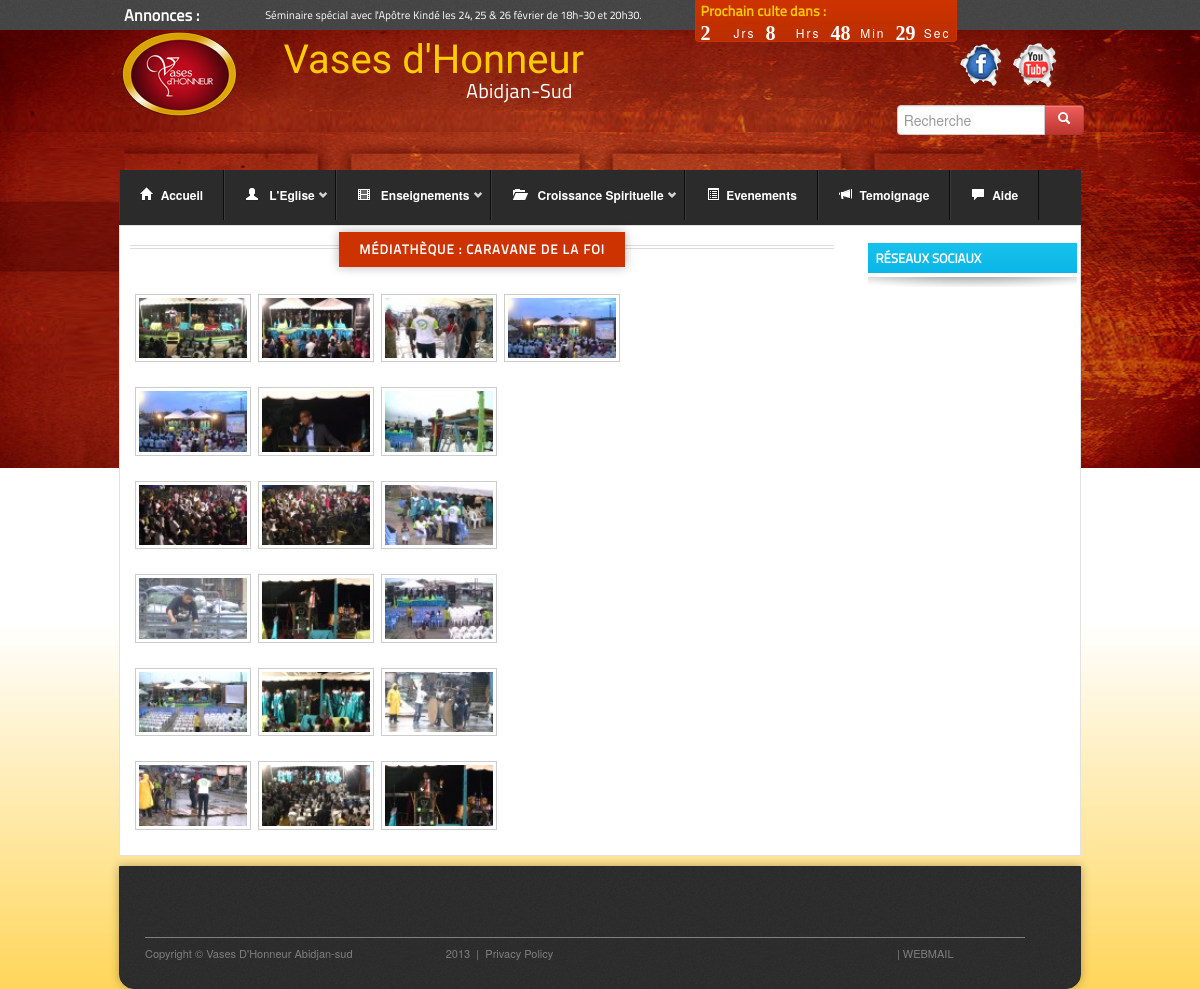
/gallerie_details.php?id=2, run on the app's committed database.
### tables this page shows
CREATE TABLE IF NOT EXISTS `articles` (
  `idArticle` int(11) NOT NULL AUTO_INCREMENT,
  `titreArticle` varchar(255) DEFAULT NULL,
  `contenuArticle` longtext,
  `autheur` varchar(45) DEFAULT NULL,
  `dateArticle` varchar(45) DEFAULT NULL,
  `postName` varchar(155) DEFAULT NULL,
  `mediaArticle` varchar(45) DEFAULT NULL,
  `categories_idCategorie` int(11) NOT NULL,
  `statuts_idStatut` int(11) NOT NULL,
  `idLangues` int(11) NOT NULL,
  `extrait` text NOT NULL,
  PRIMARY KEY (`idArticle`),
  KEY `fk_articles_categories1_idx` (`categories_idCategorie`),
  KEY `fk_articles_statuts1_idx` (`statuts_idStatut`)
);

CREATE TABLE IF NOT EXISTS `medias` (
  `idMedia` int(11) NOT NULL AUTO_INCREMENT,
  `thematique` varchar(45) DEFAULT NULL,
  `dateCreation` varchar(45) DEFAULT NULL,
  `autheur` varchar(45) DEFAULT NULL,
  `titreMedia` varchar(45) DEFAULT NULL,
  `description` text,
  `liensMedia` varchar(255) DEFAULT NULL,
  `typeMedia_idTypeMedia` int(11) NOT NULL,
  `chemin` varchar(255) NOT NULL,
  `duree` varchar(5) NOT NULL,
  `categorie` int(11) NOT NULL,
  `vignette` varchar(300) NOT NULL,
  PRIMARY KEY (`idMedia`),
  KEY `fk_medias_typeMedia1_idx` (`typeMedia_idTypeMedia`)
);

### required/class/mysql.class.php (called while the page is built, shortened)
<?php
	class MysqlConnect
	{
		public function Connecter()
		{
			if($this->connex = mysql_connect(self::SERVER,self::USER,self::PWD)){
				if($this->tb = mysql_select_db(self::DB,$this->connex)){
					return true;
				}else{
					return mysql_error();
				}
			}else{
				return mysql_error();
			}
		}
	}
?>

### required/class/cms.class.php (called while the page is built, shortened)
<?php
	require_once('mysql.class.php');
	class MyCms extends MysqlConnect{
		public $erreurs;
		public function __construct(){
			$this->erreurs = array(
									0=>"Connexion impossible au serveur de base de données",
									1=>"Paramètre vide",
									2=>"Les données que vous avez demandé n'ont pas été trouvé.",
									3=>"Aucune donnée à afficher"
							);
		}
		public function Secure($data){
			return mysql_real_escape_string(htmlentities($data));
		}
			public function CatArticle($categorie,$limite,$ordre="DESC"){
			if($limite!=0 and !empty($categorie) and strlen($categorie)>0){
				if($this->Connecter()){
					$sel = 'SELECT * FROM view_articles WHERE categorieterms = "'.$this->Secure($categorie).'" AND statut LIKE "%publie%" ORDER BY idArticle '.$this->Secure($ordre).' LIMIT '.$this->Secure($limite);
					$rep = mysql_query($sel) or exit(mysql_error());
					$n = mysql_num_rows($rep);
					if($n!=0){
						$articles = array();
						$i=0;
						while($article = mysql_fetch_array($rep)){
							$articles[$i] = $article;
							$i++;
						}
						return $articles;
					}
				}else{
					return $this->erreurs[0];
				}
			}else{
				return $this->erreurs[3];
			}
		}
			public function SelectMedia($id,$limite,$ordre="DESC"){
			if($limite!=0 and !empty($id) and strlen($id)>0){
				if($this->Connecter()){
					$sel = 'SELECT * FROM medias WHERE idMedia = "'.$this->Secure($id).'" ORDER BY idMedia '.$this->Secure($ordre).' LIMIT '.$this->Secure($limite);
					$rep = mysql_query($sel) or exit(mysql_error());
					$n = mysql_num_rows($rep);
					if($n!=0){
						$articles = array();
						$i=0;
						while($article = mysql_fetch_array($rep)){
							$articles[$i] = $article;
							$i++;
						}
						return $articles;
					}
				}else{
					return $this->erreurs[0];
				}
			}else{
				return $this->erreurs[3];
			}
		}
	}

### gallerie_details.php (the view, shortened to what this page needs)
<!DOCTYPE html>
 <html class="no-js">
    <head>
         <link rel="stylesheet" type="text/css" media="screen" href="css/all.css" />
        <link rel="stylesheet" type="text/css" media="screen" href="css/scrollbar.css" />
        <link rel="stylesheet" type="text/css" href="css/sliderkit-site.css" media="screen, projection" />
        <link rel="stylesheet" type="text/css" href="css/sliderkit-demos.css" media="screen, projection" />
        <link rel="stylesheet" type="text/css" href="css/sliderkit-core.css" media="screen, projection" />
        <link rel="stylesheet" type="text/css" href="css/livecount.css" media="screen, projection" />
        <link rel="stylesheet" type="text/css" href="css/jquery.fancybox.css" media="screen, projection" />
        <link href="css/framework2.css" rel="stylesheet" media="screen">
        <link href="css/framework-responsive2.css" rel="stylesheet" media="screen">
    </head>
    <body>
        <?php require_once('required/class/queries.class.php'); ?>
        <?php require_once('required/class/cms.class.php'); ?>
        <div class="top-wrap">
            <div class="row-fluid">
               <div class="container all">
                  <header>
                        <?php require_once('include/page/header.php'); ?>
                  </header>
                  <section class="wrapper">
                        <?php require_once('include/page/menu.php'); ?>
                  </section>
                 <section class="wrapper">
                      <div class="content_wrap">
                         <div class="row-fluid">
                            <div class="span9">
                                  <div class="row-fluid">
                                  <?php
                                   $ListCatEvent = new MyCms;
                                      if(isset($_GET['id'])){
                                                     $list=$ListCatEvent->SelectMedia($_GET['id'],1,"DESC");
                                        }
                                   ?>
                                    <div class="heading2 span12">
                                          <h2><span>Médiathèque : <?php echo $list[0]['titreMedia']; ?> </span></h2>
                                    </div>
                                 </div>
                                 <div class="row-fluid">
                                           <?php
                                                if(isset($_GET['id'])){
                                                     $list=$ListCatEvent->SelectMedia($_GET['id'],1,"DESC");
                                                     $rep= $list[0]['chemin'];
                                                     $images=glob('myadmin/upload/'.$rep.'/*.{jpg,png,gif}', GLOB_BRACE);
                                                     $images_mini=glob('myadmin/upload/.thumbs/'.$rep.'/*.{jpg,png,gif}', GLOB_BRACE);
                                                        for ($i=0; $i < sizeof($images); $i++) {
                                                            if($i==0){
                                                             echo "<ul class='fancy_gallerie'>";
                                                              echo '<li><a class="fancybox" rel="gallery" href="'.$images[$i].'"><img src="'.$images_mini[$i].'" alt="" class="contour"></a></li>';
                                                            }else if ($i== sizeof($images)-1) {
                                                               echo '<li><a class="fancybox" rel="gallery" href="'.$images[$i].'"><img src="'.$images_mini[$i].'" alt="" class="contour"></a></li>';
                                                               echo '</ul>';
                                                            }elseif ($i%3 == 0) {
                                                              echo '<li><a class="fancybox" rel="gallery" href="'.$images[$i].'"><img src="'.$images_mini[$i].'" alt="" class="contour"></a></li>';
                                                               echo '</ul>';
                                                               echo '<ul class="fancy_gallerie">';
                                                            }
                                                            else{
                                                                echo '<li><a class="fancybox" rel="gallery" href="'.$images[$i].'"><img src="'.$images_mini[$i].'" alt="" class="contour"></a></li>';
                                                            }
                                                        }
                                                }
                                           ?>
                                  </div>
                            </div>
                                <div class="span3">
                                     <div class="row-fluid line1">
                                            <div class="span12 social">
                                            <h2 class="titre bleu">Réseaux Sociaux</h2>
                                            <div class="bg_menus"></div>
                                            </div>
                                      </div>
                                </div>
                         </div>
                      </div>
                 </section>
              </div>
            </div>
        </div>
                  <?php require_once('include/page/footer.php'); ?>
    </body>
</html>

### include/page/header.php
                   <div class="row-fluid">
                    	<div class="navbar-fixed-top">
                               <div id="top-bar">
                            		<div class="container">
                            		   <div class="span7 news">
                                                   <div class="sliderkit newslider-minimal">
                                                      <div class="span3"> <div class="sliderkit-legend"> Annonces : </div></div>
                                                      <div class="span9 ">
                                                      <?php
                                                               $ListArticle = new MyCms;
                                                               $news = $ListArticle->CatArticle('annonces',10,"DESC");
                                                           echo '<div class="sliderkit-panels">';
                                                           for ($i=0; $i < sizeof($news); $i++) {
                                                                echo'
                                                             <div class="sliderkit-panel regular">
                                                               <a href="#" title="[link title]">'.utf8_encode( ucfirst(html_entity_decode($news[$i]['contenuArticle']))).'</a>
                                                             </div>';
                                                           }
                                                         echo '</div>';
                                                        ?>
                                                       </div>
                                                   </div>
                  					   </div>
                  					   <div class="span5">
                  					   			<div class="live_countdown  visible-desktop" id="jsHeaderCountdown">
				 <div class="countdown_dash">
                                                           <span>Prochain culte dans :</span>
                                                       </div>
				 <div id="countdown_dashboard">
							<div class="dash days_dash">
								<span class="dash_title">Jrs</span>
								<div class="digit_j digit">0</div>
							</div>
							<div class="dash hours_dash">
								<span class="dash_title">Hrs</span>
								<div class="digit_h digit">0</div>
							</div>
							<div class="dash minutes_dash">
								<span class="dash_title">Min</span>
								<div class="digit_m digit">0</div>
							</div>
							<div class="dash seconds_dash">
								<span class="dash_title">Sec</span>
								<div class="digit_s digit">0</div>
							</div>
						</div>
                                                   </div>
                  					   </div>
                            		</div>
                               </div>
                    	</div>
                   </div>
                   <div class="row-fluid sub_top ">
                       <div class="span2">
                           <img src="pictures/logo.png" alt="logo" title="logo" class="logo" style="width:120px;">
                       </div>
                       <div class="span4 name">
                       	 <p>Vases d'Honneur </p>
                       	 <div class="sub-name">Abidjan-Sud</div>
                       </div>
                       <div class="span4 offset2">
                       	<div class="row-fluid">
                       			<ul class="socials">
                       				<li> <a href="https://www.facebook.com/pages/Eglise-Vases-dHonneur-Abidjan-sud/173185566035855?fref=ts"target="_blank"><img src="pictures/facebook.png" alt="" style="width:50px;"> </a></li>
                       				<li> <a href=""><img src="pictures/youtube.png" alt="" style="width:50px;"> </a></li>
                       			</ul>
                       	</div>
                       	<div class="row-fluid">
                       		<div class="span6" id="search">
                       			<form>
                       				<div class="input-append">
  <input class="span12" id="appendedInputButton" type="text" placeholder="Recherche">
  <button class="btn btn-danger" type="button"><i class="icon-search icon-white"></i></button>
</div>
                       			</form>
                       		</div>
                       	</div>
                       </div>
                   </div>

### data on the page
articles: contenuArticle "Séminaire spécial avec l'Apôtre Kindé les 24, 25 & 26 février de 18h-30 et 20h30."
medias: titreMedia "CARAVANE DE LA FOI", chemin (picture)

### other printed values
$resArt[$i]['Menu'] "Accueil"
$resArt[$i]['Menu'] "L'Eglise"
$resArt[$i]['Menu'] "Enseignements"
$resArt[$i]['Menu'] "Croissance Spirituelle"
$resArt[$i]['Menu'] "Evenements"
$resArt[$i]['Menu'] "Temoignage"
$resArt[$i]['Menu'] "Aide"
